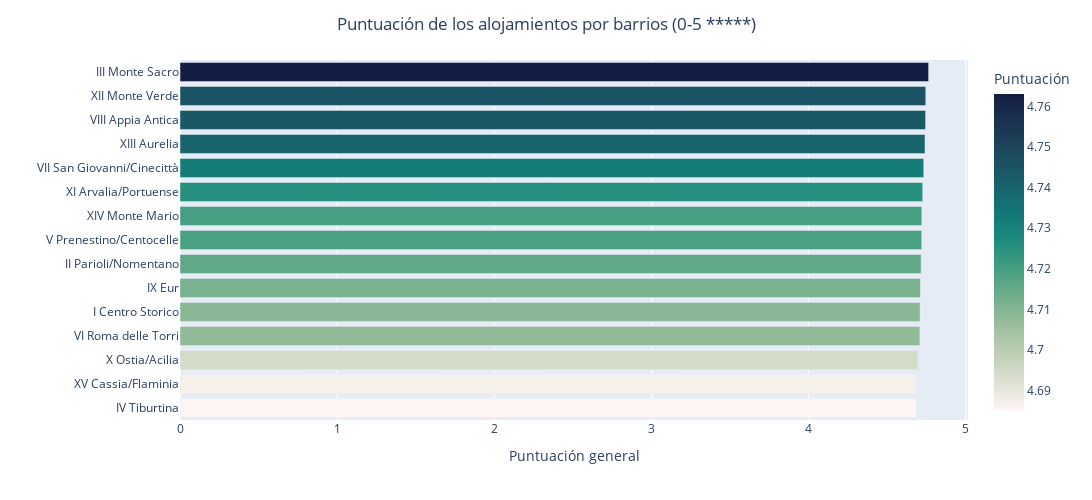

The cell this chart's notebook holds for it:
### Code cell
fig = px.bar(punt_barrio_general, x='review_scores_rating', y='neighbourhood_cleansed', color='review_scores_rating', color_continuous_scale='tempo')
fig.update_layout(height=500, width=1500, title_text="Puntuación de los alojamientos por barrios (0-5 *****)", title_x=0.5,xaxis_title='Puntuación general',yaxis_title = '',
                  coloraxis_colorbar_title='Puntuación')  # Establecer el título en la barra de colores

fig.show()

### Figure 1 — Plotly figure (JSON) as saved in the notebook; plotly's stock layout.template omitted (floating-point values rounded to 4 significant figures)
{"data": [{"alignmentgroup": "True", "hovertemplate": "review_scores_rating=%{marker.color}<br>neighbourhood_cleansed=%{y}<extra></extra>", "legendgroup": "", "marker": {"color": [4.685, 4.687, 4.694, 4.708, 4.709, 4.712, 4.716, 4.719, 4.72, 4.725, 4.732, 4.74, 4.744, 4.745, 4.763], "coloraxis": "coloraxis", "pattern": {"shape": ""}}, "name": "", "offsetgroup": "", "orientation": "h", "showlegend": false, "textposition": "auto", "type": "bar", "x": [4.685, 4.687, 4.694, 4.708, 4.709, 4.712, 4.716, 4.719, 4.72, 4.725, 4.732, 4.74, 4.744, 4.745, 4.763], "xaxis": "x", "y": ["IV Tiburtina", "XV Cassia/Flaminia", "X Ostia/Acilia", "VI Roma delle Torri", "I Centro Storico", "IX Eur", "II Parioli/Nomentano", "V Prenestino/Centocelle", "XIV Monte Mario", "XI Arvalia/Portuense", "VII San Giovanni/Cinecittà", "XIII Aurelia", "VIII Appia Antica", "XII Monte Verde", "III Monte Sacro"], "yaxis": "y"}], "layout": {"barmode": "relative", "coloraxis": {"colorbar": {"title": {"text": "Puntuación"}}, "colorscale": [[0, "rgb(254, 245, 244)"], [0.09091, "rgb(222, 224, 210)"], [0.1818, "rgb(189, 206, 181)"], [0.2727, "rgb(153, 189, 156)"], [0.3636, "rgb(110, 173, 138)"], [0.4545, "rgb(65, 157, 129)"], [0.5455, "rgb(25, 137, 125)"], [0.6364, "rgb(18, 116, 117)"], [0.7273, "rgb(25, 94, 106)"], [0.8182, "rgb(28, 72, 93)"], [0.9091, "rgb(25, 51, 80)"], [1, "rgb(20, 29, 67)"]]}, "height": 500, "legend": {"tracegroupgap": 0}, "margin": {"t": 60}, "title": {"text": "Puntuación de los alojamientos por barrios (0-5 *****)", "x": 0.5}, "width": 1500, "xaxis": {"anchor": "y", "domain": [0, 1], "title": {"text": "Puntuación general"}}, "yaxis": {"anchor": "x", "domain": [0, 1], "title": {"text": ""}}}}
